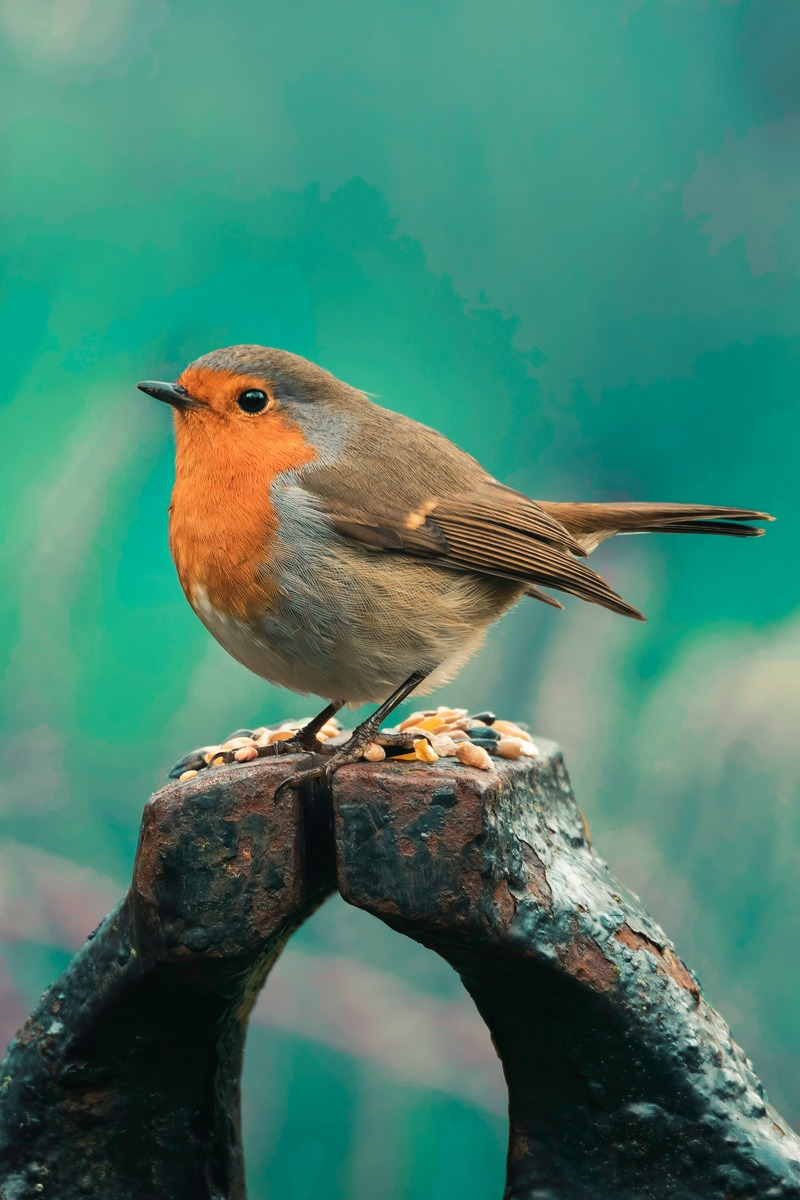
#> input picture day1/data/bird.jpg, 800 x 1200 px
$ python color_space.py
#> lines starting #> are read from the running program, lines starting #| are printed output that depends on the picture
import os
import cv2

img = cv2.imread(os.path.join('.', 'data', 'bird.jpg'))
#> img is the input picture: shape (1200, 800, 3); mean B, G, R 108.8, 127.3, 72

# by default cv2 uses bgr colorspace
cv2.imshow('img', img)

# to convert we use cv2.cvtColor(...)
img_rgb = cv2.cvtColor(img, cv2.COLOR_BGR2RGB)
# colors looks different because of the convertion
# here the value of B becomes value of R etc...

# we have successfully rearranged the channel values, but imshow aspects an image with the bgr format,
# so the new red channel is interpreted as blue and the new blue channel is interpreted as red
cv2.imshow('img_rgb', img_rgb)


img_gray = cv2.cvtColor(img, cv2.COLOR_BGR2GRAY)
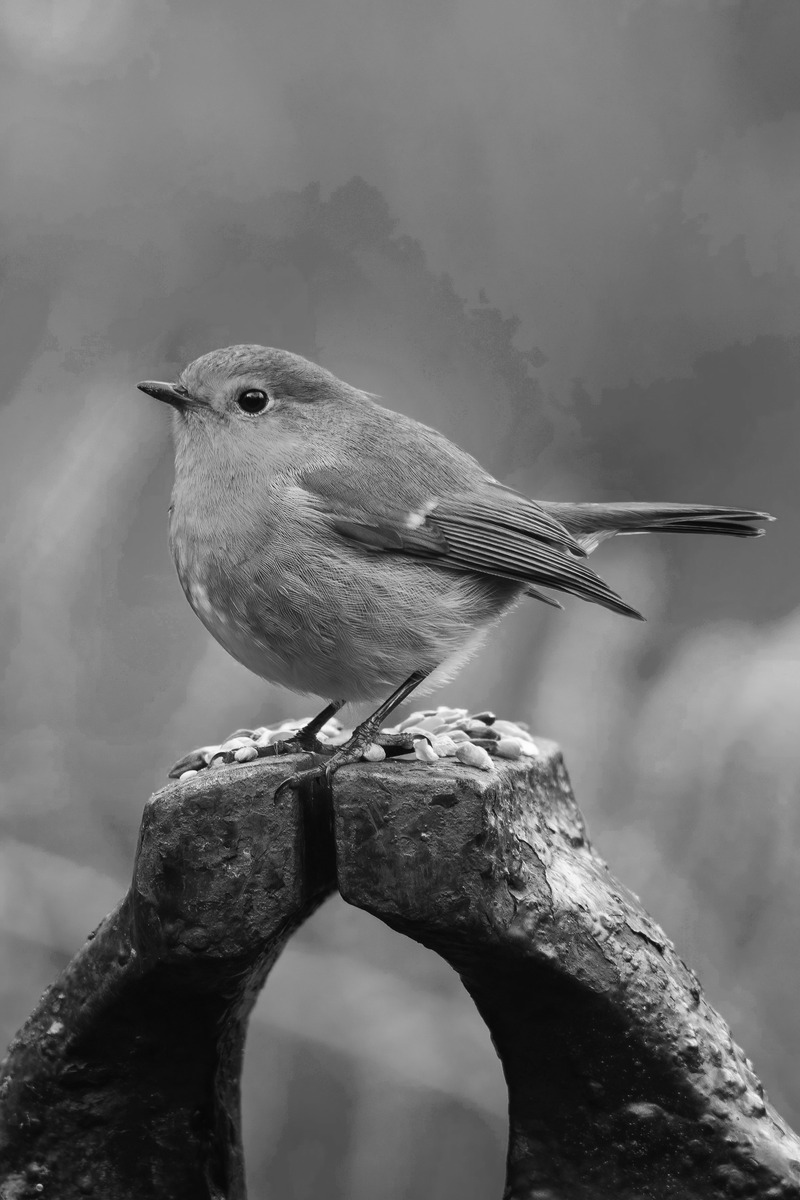
#> img_gray: shape (1200, 800); min 4, max 254, mean 108.6
cv2.imshow('img_gray', img_gray)

#hsv stands for hue, saturation, value
# for example if we want to detect color we will probably use hsv color space
img_hsv = cv2.cvtColor(img, cv2.COLOR_BGR2HSV)
#> img_hsv: shape (1200, 800, 3); mean H, S, V 70.4, 132.8, 132.1
cv2.imshow('img_hsv', img_hsv)

cv2.waitKey(0)

$ run again, with day1/data/boats-in-lagoon-with-noise.jpg copied over day1/data/bird.jpg
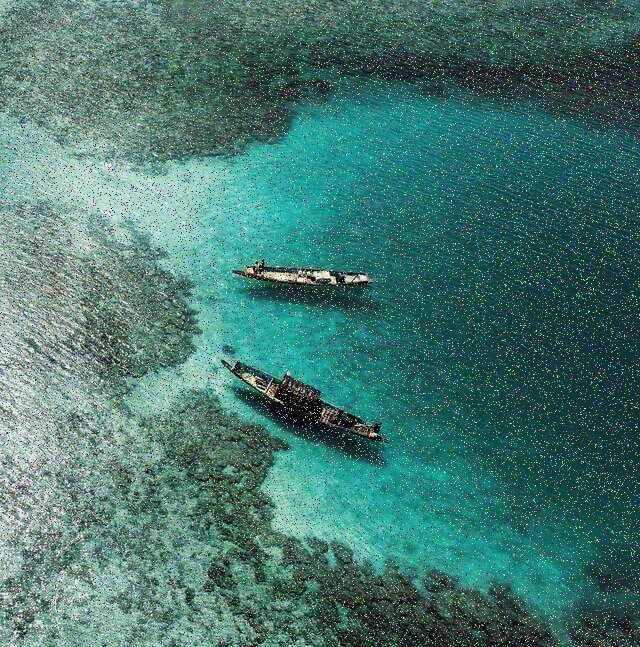
#> input picture day1/data/boats-in-lagoon-with-noise.jpg, 640 x 647 px
#> img is the input picture: shape (647, 640, 3); mean B, G, R 112.1, 119.5, 70.2
#> `img_gray = cv2.cvtColor(img, cv2.COLOR_BGR2GRAY)`:
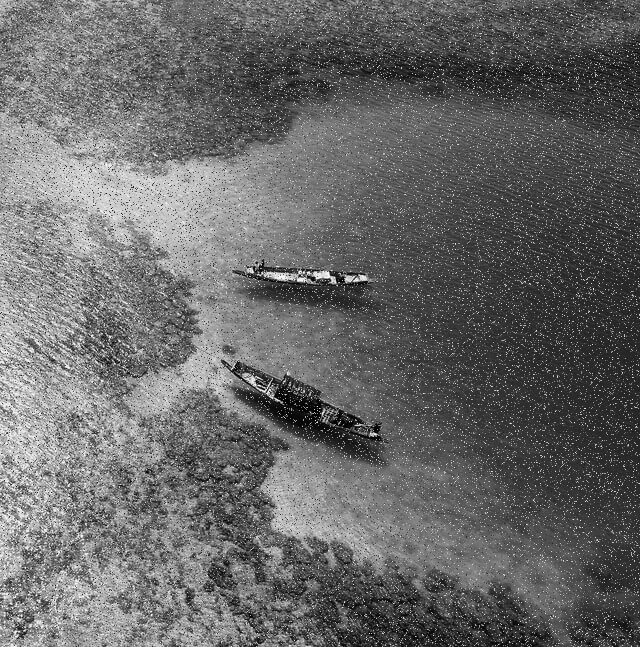
#> img_gray: shape (647, 640); min 0, max 254, mean 103.9
#> img_hsv: shape (647, 640, 3); mean H, S, V 83.8, 120.1, 120.4

$ run again, with day1/data/peacock.jpg copied over day1/data/bird.jpg
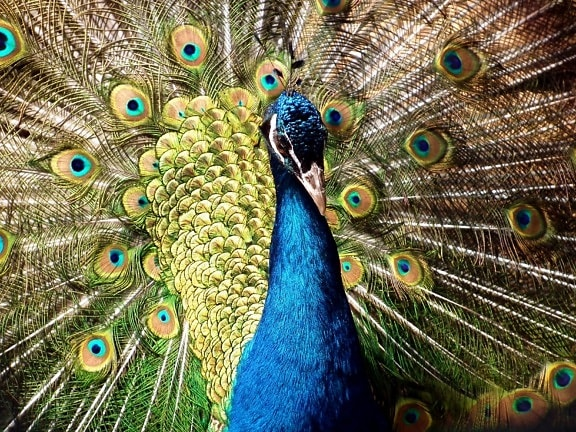
#> input picture day1/data/peacock.jpg, 576 x 432 px
#> img is the input picture: shape (432, 576, 3); mean B, G, R 82.7, 111.2, 111.4
#> `img_gray = cv2.cvtColor(img, cv2.COLOR_BGR2GRAY)`:
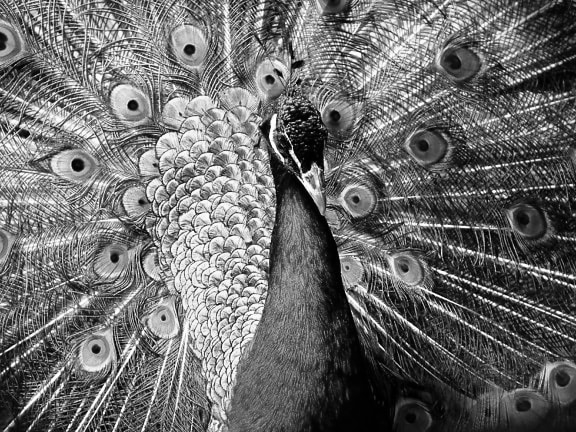
#> img_gray: shape (432, 576); min 0, max 255, mean 108
#> img_hsv: shape (432, 576, 3); mean H, S, V 35.2, 133.9, 127
